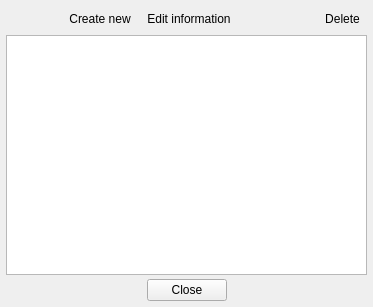
<?xml version="1.0" encoding="UTF-8"?>
<ui version="4.0">
 <class>DictionaryEditorForm</class>
 <widget class="QMainWindow" name="DictionaryEditorForm">
  <property name="geometry">
   <rect>
    <x>0</x>
    <y>0</y>
    <width>373</width>
    <height>307</height>
   </rect>
  </property>
  <property name="windowTitle">
   <string>zkanji - Create or delete dictionaries</string>
  </property>
  <widget class="QWidget" name="centralwidget">
   <layout class="QVBoxLayout" name="verticalLayout">
    <property name="spacing">
     <number>4</number>
    </property>
    <property name="leftMargin">
     <number>6</number>
    </property>
    <property name="topMargin">
     <number>6</number>
    </property>
    <property name="rightMargin">
     <number>6</number>
    </property>
    <property name="bottomMargin">
     <number>6</number>
    </property>
    <item>
     <layout class="QHBoxLayout" name="horizontalLayout">
      <property name="spacing">
       <number>2</number>
      </property>
      <item>
       <widget class="QToolButton" name="upButton">
        <property name="toolTip">
         <string>Move dictionary up</string>
        </property>
        <property name="icon">
         <iconset resource="../Resources/resources.qrc">
          <normaloff>:/upmark.svg</normaloff>:/upmark.svg</iconset>
        </property>
        <property name="iconSize">
         <size>
          <width>18</width>
          <height>18</height>
         </size>
        </property>
        <property name="autoRepeat">
         <bool>true</bool>
        </property>
        <property name="autoRaise">
         <bool>true</bool>
        </property>
       </widget>
      </item>
      <item>
       <widget class="QToolButton" name="downButton">
        <property name="toolTip">
         <string>Move dictionary down</string>
        </property>
        <property name="icon">
         <iconset resource="../Resources/resources.qrc">
          <normaloff>:/downmark.svg</normaloff>:/downmark.svg</iconset>
        </property>
        <property name="iconSize">
         <size>
          <width>18</width>
          <height>18</height>
         </size>
        </property>
        <property name="autoRepeat">
         <bool>true</bool>
        </property>
        <property name="autoRaise">
         <bool>true</bool>
        </property>
       </widget>
      </item>
      <item>
       <widget class="QToolButton" name="createButton">
        <property name="toolTip">
         <string>Create a new empty dictionary. The dictionary will contain no words initially</string>
        </property>
        <property name="text">
         <string>Create new</string>
        </property>
        <property name="icon">
         <iconset resource="../Resources/resources.qrc">
          <normaloff>:/book.svg</normaloff>:/book.svg</iconset>
        </property>
        <property name="iconSize">
         <size>
          <width>18</width>
          <height>18</height>
         </size>
        </property>
        <property name="toolButtonStyle">
         <enum>Qt::ToolButtonTextBesideIcon</enum>
        </property>
        <property name="autoRaise">
         <bool>true</bool>
        </property>
       </widget>
      </item>
      <item>
       <widget class="QToolButton" name="editButton">
        <property name="toolTip">
         <string>Change dictionary flag and the text displayed when viewing dictionary information</string>
        </property>
        <property name="text">
         <string>Edit information</string>
        </property>
        <property name="icon">
         <iconset resource="../Resources/resources.qrc">
          <normaloff>:/penciledit.svg</normaloff>:/penciledit.svg</iconset>
        </property>
        <property name="iconSize">
         <size>
          <width>18</width>
          <height>18</height>
         </size>
        </property>
        <property name="toolButtonStyle">
         <enum>Qt::ToolButtonTextBesideIcon</enum>
        </property>
        <property name="autoRaise">
         <bool>true</bool>
        </property>
       </widget>
      </item>
      <item>
       <spacer name="horizontalSpacer">
        <property name="orientation">
         <enum>Qt::Horizontal</enum>
        </property>
        <property name="sizeHint" stdset="0">
         <size>
          <width>40</width>
          <height>5</height>
         </size>
        </property>
       </spacer>
      </item>
      <item>
       <widget class="QToolButton" name="delButton">
        <property name="toolTip">
         <string>Delete dictionary, including user data and generated data connected to it</string>
        </property>
        <property name="text">
         <string>Delete</string>
        </property>
        <property name="icon">
         <iconset resource="../Resources/resources.qrc">
          <normaloff>:/delmark.svg</normaloff>:/delmark.svg</iconset>
        </property>
        <property name="iconSize">
         <size>
          <width>18</width>
          <height>18</height>
         </size>
        </property>
        <property name="toolButtonStyle">
         <enum>Qt::ToolButtonTextBesideIcon</enum>
        </property>
        <property name="autoRaise">
         <bool>true</bool>
        </property>
       </widget>
      </item>
     </layout>
    </item>
    <item>
     <widget class="ZListBox" name="dictView">
      <property name="horizontalScrollBarPolicy">
       <enum>Qt::ScrollBarAlwaysOff</enum>
      </property>
      <property name="editTriggers">
       <set>QAbstractItemView::EditKeyPressed|QAbstractItemView::SelectedClicked</set>
      </property>
      <property name="showGrid">
       <bool>false</bool>
      </property>
      <property name="wordWrap">
       <bool>false</bool>
      </property>
      <attribute name="horizontalHeaderHighlightSections">
       <bool>false</bool>
      </attribute>
      <attribute name="verticalHeaderVisible">
       <bool>false</bool>
      </attribute>
     </widget>
    </item>
    <item>
     <widget class="QDialogButtonBox" name="buttonBox">
      <property name="standardButtons">
       <set>QDialogButtonBox::Close</set>
      </property>
      <property name="centerButtons">
       <bool>true</bool>
      </property>
     </widget>
    </item>
   </layout>
  </widget>
 </widget>
 <customwidgets>
  <customwidget>
   <class>ZListBox</class>
   <extends>QTableView</extends>
   <header>zlistbox.h</header>
  </customwidget>
 </customwidgets>
 <resources>
  <include location="Resources/resources.qrc"/>
 </resources>
 <connections/>
</ui>
